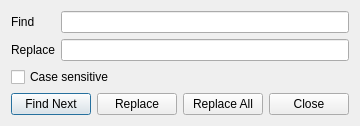
<?xml version="1.0" encoding="UTF-8"?>
<ui version="4.0">
 <class>FindReplaceDialog</class>
 <widget class="QDialog" name="FindReplaceDialog">
  <property name="windowTitle">
   <string>Find / Replace</string>
  </property>
  <layout class="QVBoxLayout" name="verticalLayout">
   <item>
    <layout class="QFormLayout" name="formLayout">
     <item row="0" column="0">
      <widget class="QLabel" name="findLabel">
       <property name="text">
        <string>Find</string>
       </property>
      </widget>
     </item>
     <item row="0" column="1">
      <widget class="QLineEdit" name="findLineEdit"/>
     </item>
     <item row="1" column="0">
      <widget class="QLabel" name="replaceLabel">
       <property name="text">
        <string>Replace</string>
       </property>
      </widget>
     </item>
     <item row="1" column="1">
      <widget class="QLineEdit" name="replaceLineEdit"/>
     </item>
    </layout>
   </item>
   <item>
    <widget class="QCheckBox" name="caseSensitiveCheckBox">
     <property name="text">
      <string>Case sensitive</string>
     </property>
    </widget>
   </item>
   <item>
    <layout class="QHBoxLayout" name="buttonLayout">
     <item>
      <widget class="QPushButton" name="findNextButton">
       <property name="text">
        <string>Find Next</string>
       </property>
      </widget>
     </item>
     <item>
      <widget class="QPushButton" name="replaceButton">
       <property name="text">
        <string>Replace</string>
       </property>
      </widget>
     </item>
     <item>
      <widget class="QPushButton" name="replaceAllButton">
       <property name="text">
        <string>Replace All</string>
       </property>
      </widget>
     </item>
     <item>
      <widget class="QPushButton" name="closeButton">
       <property name="text">
        <string>Close</string>
       </property>
      </widget>
     </item>
    </layout>
   </item>
  </layout>
 </widget>
 <resources/>
 <connections/>
</ui>
